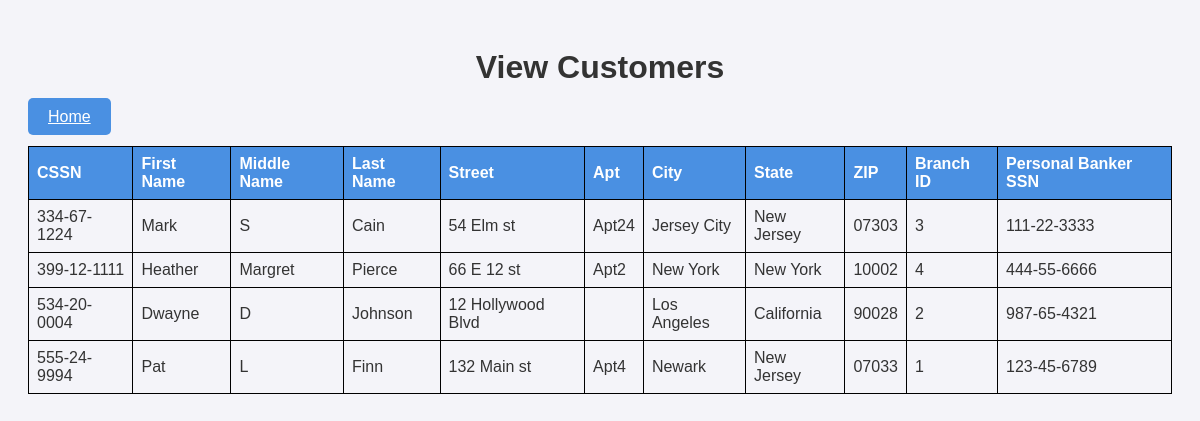
The app's page /view_customers.php with its own data.
### tables this page shows
CREATE TABLE CUSTOMER (
CSSN			CHAR(11)		NOT NULL,
C_Fname			VARCHAR(50) 	NOT NULL,
C_MName		    VARCHAR(50),
C_LName			VARCHAR(50)	    NOT NULL,
C_Street		VARCHAR(50),
C_Apt			VARCHAR(10),
C_City			VARCHAR(50),
C_State			VARCHAR(50),
C_Zip		    CHAR(30),
C_Branch_ID		INT,
Per_Bkr_SSN	    CHAR(11),
PRIMARY KEY (CSSN),
FOREIGN KEY (C_Branch_ID) REFERENCES BRANCH (Branch_ID)
ON DELETE SET NULL,
FOREIGN KEY (Per_Bkr_SSN) REFERENCES EMPLOYEES (SSN)
ON DELETE SET NULL);

### view_customers.php (the view, shortened to what this page needs)
<?php include 'db_connection.php'; ?>
<!DOCTYPE html>
<html>
<head>
    <link rel="stylesheet" type="text/css" href="styles.css">
</head>
<body>
    <h1>View Customers</h1>
    <a href="index.php" class="button">Home</a>
    <?php
    $sql = "SELECT
                CSSN,
                C_Fname,
                C_MName,
                C_LName,
                C_Street,
                C_Apt,
                C_City,
                C_State,
                C_Zip,
                C_Branch_ID,
                Per_Bkr_SSN
            FROM CUSTOMER";
    $result = $conn->query($sql);
    if ($result && $result->num_rows > 0) {
        echo '<table>';
        echo '<tr>
                <th>CSSN</th>
                <th>First Name</th>
                <th>Middle Name</th>
                <th>Last Name</th>
                <th>Street</th>
                <th>Apt</th>
                <th>City</th>
                <th>State</th>
                <th>ZIP</th>
                <th>Branch ID</th>
                <th>Personal Banker SSN</th>
              </tr>';
        while ($row = $result->fetch_assoc()) {
            echo '<tr>';
            echo '<td>' . htmlspecialchars($row['CSSN'] ?? '') . '</td>';
            echo '<td>' . htmlspecialchars($row['C_Fname'] ?? '') . '</td>';
            echo '<td>' . htmlspecialchars($row['C_MName'] ?? '') . '</td>';
            echo '<td>' . htmlspecialchars($row['C_LName'] ?? '') . '</td>';
            echo '<td>' . htmlspecialchars($row['C_Street'] ?? '') . '</td>';
            echo '<td>' . htmlspecialchars($row['C_Apt'] ?? '') . '</td>';
            echo '<td>' . htmlspecialchars($row['C_City'] ?? '') . '</td>';
            echo '<td>' . htmlspecialchars($row['C_State'] ?? '') . '</td>';
            echo '<td>' . htmlspecialchars($row['C_Zip'] ?? '') . '</td>';
            echo '<td>' . htmlspecialchars($row['C_Branch_ID'] ?? '') . '</td>';
            echo '<td>' . htmlspecialchars($row['Per_Bkr_SSN'] ?? '') . '</td>';
            echo '</tr>';
        }
        echo '</table>';
    } else {
        echo '<p>No customers found.</p>';
    }
    ?>
</body>
</html>

### styles.css (style rules this page uses)
body { font-family: Arial, sans-serif; background-color: #f0f0f0; color: #333; }
h1, h2 { text-align: center; }
table { margin: auto; border-collapse: collapse; width: 80%; }
table, th, td { border: 1px solid black; padding: 10px; text-align: center; }

### view_customers.php (style rules this page uses)
body { font-family: Arial, sans-serif; background-color: #f4f4f9; padding: 20px; }
table { width: 100%; border-collapse: collapse; margin-top: 20px; }
table, th, td { border: 1px solid black; text-align: left; padding: 8px; }
th { background-color: #4a90e2; color: white; }
.button { background-color: #4a90e2; color: white; padding: 10px 20px; border: none; border-radius: 5px; cursor: pointer; margin-bottom: 20px; }

### records on screen
customer: CSSN "334-67-1224", C_Fname "Mark", C_MName "S", C_LName "Cain", C_Street "54 Elm st", C_Apt "Apt24", C_City "Jersey City", C_State "New Jersey", C_Zip "07303", C_Branch_ID "3", Per_Bkr_SSN "111-22-3333"
customer: CSSN "399-12-1111", C_Fname "Heather", C_MName "Margret", C_LName "Pierce", C_Street "66 E 12 st", C_Apt "Apt2", C_City "New York", C_State "New York", C_Zip "10002", C_Branch_ID "4", Per_Bkr_SSN "444-55-6666"
customer: CSSN "534-20-0004", C_Fname "Dwayne", C_MName "D", C_LName "Johnson", C_Street "12 Hollywood Blvd", C_City "Los Angeles", C_State "California", C_Zip "90028", C_Branch_ID "2", Per_Bkr_SSN "987-65-4321"
customer: CSSN "555-24-9994", C_Fname "Pat", C_MName "L", C_LName "Finn", C_Street "132 Main st", C_Apt "Apt4", C_City "Newark", C_State "New Jersey", C_Zip "07033", C_Branch_ID "1", Per_Bkr_SSN "123-45-6789"
